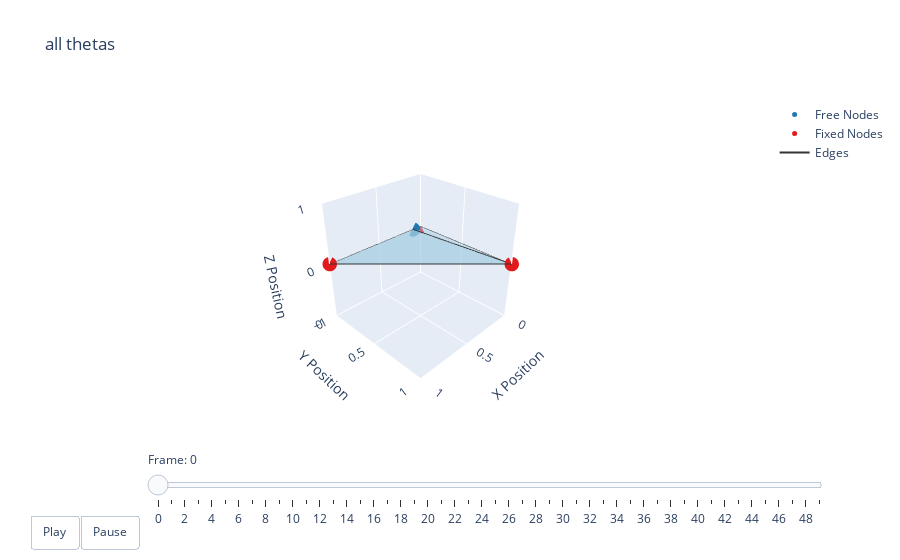

The notebook cell this image was saved under:
### Code cell
options = dismech.AnimationOptions(
    z_lim=(-1.0, 1.0), x_lim=(0, 1.0), y_lim=(0, 1.0), 
    title='all thetas')
fig = dismech.get_interactive_animation_plotly(base_robot, thetas, qs, options)
fig.show()
#fig.show(renderer='browser')


print("fixed camera angle:\n")

options = dismech.AnimationOptions(
    z_lim=(-1.0, 1.0), 
    x_lim=(0, 1.0), 
    y_lim=(0, 1.0), 
    title='all thetas'
)
fig = dismech.get_interactive_animation_plotly(base_robot, thetas, qs, options)

# fix aspect ratio and set camera angle.
fig.update_layout(
    scene=dict(
        aspectmode='cube',
        camera=dict(
            eye=dict(x=-0.6, y=2.0, z=1.0)
        )
    )
)

# Enforce the same camera settings for every frame.
if fig.frames is not None:
    for frame in fig.frames:
        frame.layout = dict(
            scene=dict(
                camera=dict(
                    eye=dict(x=-0.6, y=2.0, z=1.0)  
                )
            )
        )

#fig.show(renderer='browser')

### Figure 1 — Plotly figure (JSON) as saved in the notebook; plotly's stock layout.template omitted (floating-point values rounded to 4 significant figures)
{"data": [{"marker": {"color": "#1f78b4", "size": 5}, "mode": "markers", "name": "Free Nodes", "type": "scatter3d", "x": [0.1], "y": [2.5e-09], "z": [-7.071e-05]}, {"marker": {"color": "#e31a1c", "size": 5}, "mode": "markers", "name": "Fixed Nodes", "type": "scatter3d", "x": [0.0, 1.0, 0.0], "y": [0.0, 0.0, 1.0], "z": [0.0, 0.0, 0.0]}, {"line": {"color": "#333333", "width": 2}, "mode": "lines", "name": "Edges", "type": "scatter3d", "x": [1, 0, null, 0, 0, null, 0, 1, null, 0, 0.1, null, 0.1, 1, null], "y": [0, 1, null, 1, 0, null, 0, 0, null, 1, 2.5e-09, null, 2.5e-09, 0, null], "z": [0, 0, null, 0, 0, null, 0, 0, null, 0, -7.071e-05, null, -7.071e-05, 0, null]}, {"color": "rgba(166, 206, 227, 0.7)", "i": [0, 1], "j": [1, 2], "k": [2, 3], "name": "Faces", "opacity": 0.7, "showscale": false, "type": "mesh3d", "x": [0.0, 1.0, 0.0, 0.1], "y": [0.0, 0.0, 1.0, 2.5e-09], "z": [0.0, 0.0, 0.0, -7.071e-05]}], "layout": {"scene": {"camera": {"eye": {"x": 1.884, "y": 1.884, "z": 1.538}}, "xaxis": {"range": [0, 1], "title": {"text": "X Position"}}, "yaxis": {"range": [0, 1], "title": {"text": "Y Position"}}, "zaxis": {"range": [-1, 1], "title": {"text": "Z Position"}}}, "sliders": [{"currentvalue": {"prefix": "Frame: "}, "steps": [{"args": [["0"], {"frame": {"duration": 50, "redraw": true}, "mode": "immediate"}], "label": "0", "method": "animate"}, {"args": [["1"], {"frame": {"duration": 50, "redraw": true}, "mode": "immediate"}], "label": "1", "method": "animate"}, {"args": [["2"], {"frame": {"duration": 50, "redraw": true}, "mode": "immediate"}], "label": "2", "method": "animate"}, {"args": [["3"], {"frame": {"duration": 50, "redraw": true}, "mode": "immediate"}], "label": "3", "method": "animate"}, {"args": [["4"], {"frame": {"duration": 50, "redraw": true}, "mode": "immediate"}], "label": "4", "method": "animate"}, {"args": [["5"], {"frame": {"duration": 50, "redraw": true}, "mode": "immediate"}], "label": "5", "method": "animate"}, {"args": [["6"], {"frame": {"duration": 50, "redraw": true}, "mode": "immediate"}], "label": "6", "method": "animate"}, {"args": [["7"], {"frame": {"duration": 50, "redraw": true}, "mode": "immediate"}], "label": "7", "method": "animate"}, {"args": [["8"], {"frame": {"duration": 50, "redraw": true}, "mode": "immediate"}], "label": "8", "method": "animate"}, {"args": [["9"], {"frame": {"duration": 50, "redraw": true}, "mode": "immediate"}], "label": "9", "method": "animate"}, {"args": [["10"], {"frame": {"duration": 50, "redraw": true}, "mode": "immediate"}], "label": "10", "method": "animate"}, {"args": [["11"], {"frame": {"duration": 50, "redraw": true}, "mode": "immediate"}], "label": "11", "method": "animate"}, {"args": [["12"], {"frame": {"duration": 50, "redraw": true}, "mode": "immediate"}], "label": "12", "method": "animate"}, {"args": [["13"], {"frame": {"duration": 50, "redraw": true}, "mode": "immediate"}], "label": "13", "method": "animate"}, {"args": [["14"], {"frame": {"duration": 50, "redraw": true}, "mode": "immediate"}], "label": "14", "method": "animate"}, {"args": [["15"], {"frame": {"duration": 50, "redraw": true}, "mode": "immediate"}], "label": "15", "method": "animate"}, {"args": [["16"], {"frame": {"duration": 50, "redraw": true}, "mode": "immediate"}], "label": "16", "method": "animate"}, {"args": [["17"], {"frame": {"duration": 50, "redraw": true}, "mode": "immediate"}], "label": "17", "method": "animate"}, {"args": [["18"], {"frame": {"duration": 50, "redraw": true}, "mode": "immediate"}], "label": "18", "method": "animate"}, {"args": [["19"], {"frame": {"duration": 50, "redraw": true}, "mode": "immediate"}], "label": "19", "method": "animate"}, {"args": [["20"], {"frame": {"duration": 50, "redraw": true}, "mode": "immediate"}], "label": "20", "method": "animate"}, {"args": [["21"], {"frame": {"duration": 50, "redraw": true}, "mode": "immediate"}], "label": "21", "method": "animate"}, {"args": [["22"], {"frame": {"duration": 50, "redraw": true}, "mode": "immediate"}], "label": "22", "method": "animate"}, {"args": [["23"], {"frame": {"duration": 50, "redraw": true}, "mode": "immediate"}], "label": "23", "method": "animate"}, {"args": [["24"], {"frame": {"duration": 50, "redraw": true}, "mode": "immediate"}], "label": "24", "method": "animate"}, {"args": [["25"], {"frame": {"duration": 50, "redraw": true}, "mode": "immediate"}], "label": "25", "method": "animate"}, {"args": [["26"], {"frame": {"duration": 50, "redraw": true}, "mode": "immediate"}], "label": "26", "method": "animate"}, {"args": [["27"], {"frame": {"duration": 50, "redraw": true}, "mode": "immediate"}], "label": "27", "method": "animate"}, {"args": [["28"], {"frame": {"duration": 50, "redraw": true}, "mode": "immediate"}], "label": "28", "method": "animate"}, {"args": [["29"], {"frame": {"duration": 50, "redraw": true}, "mode": "immediate"}], "label": "29", "method": "animate"}, {"args": [["30"], {"frame": {"duration": 50, "redraw": true}, "mode": "immediate"}], "label": "30", "method": "animate"}, {"args": [["31"], {"frame": {"duration": 50, "redraw": true}, "mode": "immediate"}], "label": "31", "method": "animate"}, {"args": [["32"], {"frame": {"duration": 50, "redraw": true}, "mode": "immediate"}], "label": "32", "method": "animate"}, {"args": [["33"], {"frame": {"duration": 50, "redraw": true}, "mode": "immediate"}], "label": "33", "method": "animate"}, {"args": [["34"], {"frame": {"duration": 50, "redraw": true}, "mode": "immediate"}], "label": "34", "method": "animate"}, {"args": [["35"], {"frame": {"duration": 50, "redraw": true}, "mode": "immediate"}], "label": "35", "method": "animate"}, {"args": [["36"], {"frame": {"duration": 50, "redraw": true}, "mode": "immediate"}], "label": "36", "method": "animate"}, {"args": [["37"], {"frame": {"duration": 50, "redraw": true}, "mode": "immediate"}], "label": "37", "method": "animate"}, {"args": [["38"], {"frame": {"duration": 50, "redraw": true}, "mode": "immediate"}], "label": "38", "method": "animate"}, {"args": [["39"], {"frame": {"duration": 50, "redraw": true}, "mode": "immediate"}], "label": "39", "method": "animate"}, {"args": [["40"], {"frame": {"duration": 50, "redraw": true}, "mode": "immediate"}], "label": "40", "method": "animate"}, {"args": [["41"], {"frame": {"duration": 50, "redraw": true}, "mode": "immediate"}], "label": "41", "method": "animate"}, {"args": [["42"], {"frame": {"duration": 50, "redraw": true}, "mode": "immediate"}], "label": "42", "method": "animate"}, {"args": [["43"], {"frame": {"duration": 50, "redraw": true}, "mode": "immediate"}], "label": "43", "method": "animate"}, {"args": [["44"], {"frame": {"duration": 50, "redraw": true}, "mode": "immediate"}], "label": "44", "method": "animate"}, {"args": [["45"], {"frame": {"duration": 50, "redraw": true}, "mode": "immediate"}], "label": "45", "method": "animate"}, {"args": [["46"], {"frame": {"duration": 50, "redraw": true}, "mode": "immediate"}], "label": "46", "method": "animate"}, {"args": [["47"], {"frame": {"duration": 50, "redraw": true}, "mode": "immediate"}], "label": "47", "method": "animate"}, {"args": [["48"], {"frame": {"duration": 50, "redraw": true}, "mode": "immediate"}], "label": "48", "method": "animate"}, {"args": [["49"], {"frame": {"duration": 50, "redraw": true}, "mode": "immediate"}], "label": "49", "method": "animate"}], "transition": {"duration": 0}, "x": 0.1, "y": 0}], "title": {"text": "all thetas"}, "updatemenus": [{"buttons": [{"args": [null, {"frame": {"duration": 50, "redraw": true}, "fromcurrent": true}], "label": "Play", "method": "animate"}, {"args": [[null], {"frame": {"duration": 0, "redraw": true}, "mode": "immediate"}], "label": "Pause", "method": "animate"}], "direction": "left", "pad": {"r": 10, "t": 87}, "showactive": false, "type": "buttons", "x": 0.1, "xanchor": "right", "y": 0, "yanchor": "top"}]}}
